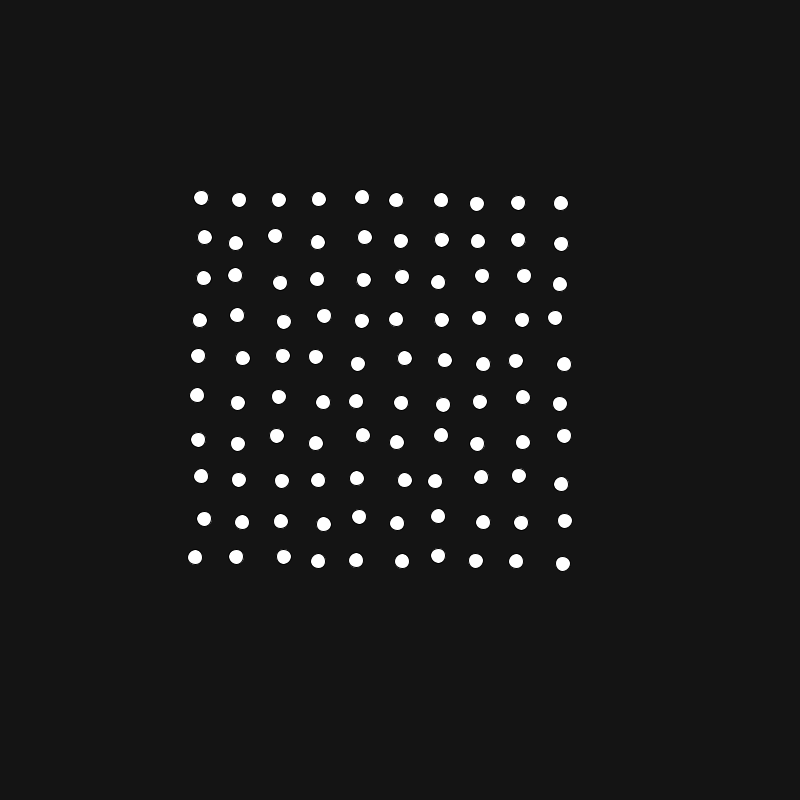
Frame 1 (no input)
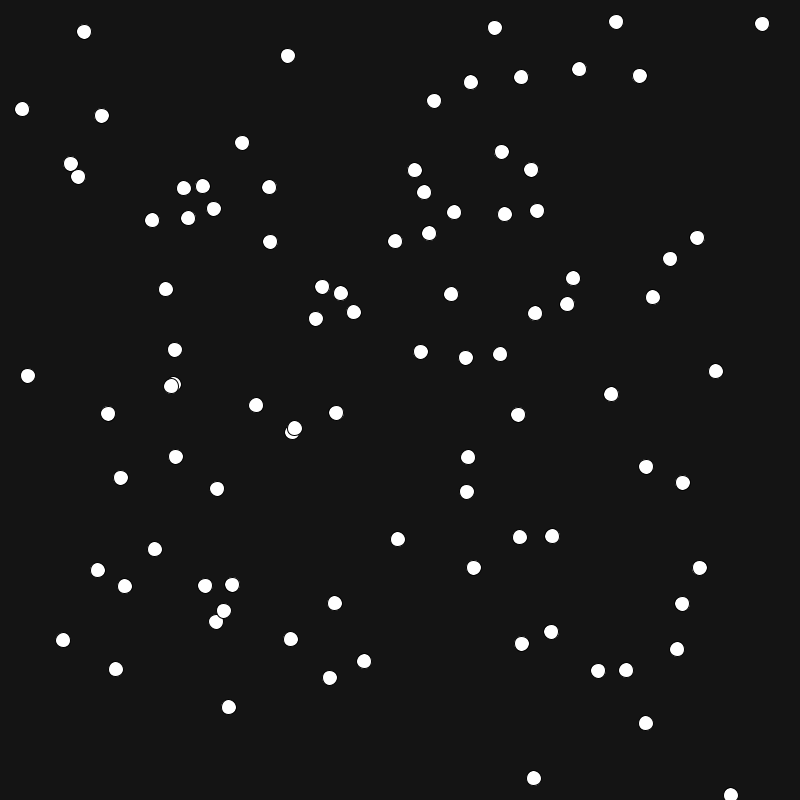
Frame 60 (the mouse pressed at the canvas centre just before this capture)
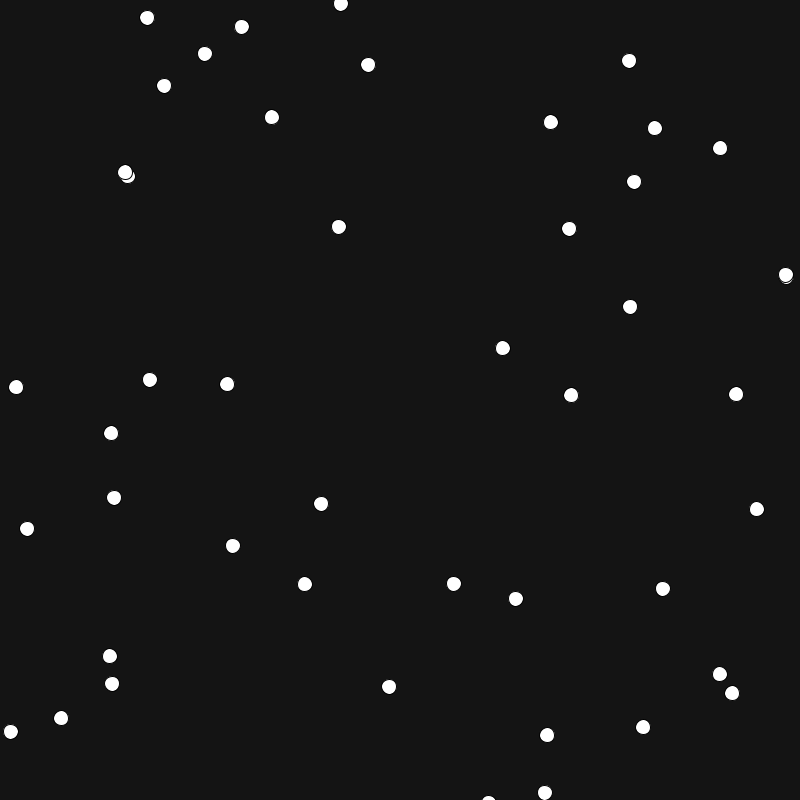
Frame 120 (the mouse held since frame 60 and released just before this capture)

The Processing sketch that drew these frames (run headless with seeded random() and noise(); from frame 60 on, the mouse is pressed at the canvas centre):

// Processing sketch: sketch_181010e
// ── sketch_181010e.pde
// Code 1 FA_18
// Bryan Ma

// 2d arrays part 4

// this sketch uses two 2d arrays - one to store x positions, and one to store y positions 
//  of ellipses being drawn to the screen. the only difference between using 2d arrays to store
//  these values is that it makes it easier for us to fill those values in a grid arrangement.

// add behavior to the ellipses so that they change positions every frame. 
// at minimum, try adapting the bouncing ball behavior to the ellipses. this will require two 
//  additional 2d arrays - one for x speed and one for y speed. see the example gif for a basic result.
// see the 1 dimensional array example from class in w06_00_ballArray for a reminder on bouncing ball behavior.

int gridW = 10;
int gridH = 10;
float[][] xPositions = new float[gridW][gridH];
float[][] yPositions = new float[gridW][gridH];
float[][] ySpeeds = new float [gridW][gridH];
float[][] xSpeeds = new float [gridW] [gridH];

void setup() {
  size(800, 800);
  //noStroke();

  for (int i = 0; i < gridW; i++) {
    for (int j = 0; j < gridH; j++) {
      xPositions[i][j] = map(i, 0, gridW, width/2 - 200, width/2 + 200);
      yPositions[i][j] = map(j, 0, gridH, height/2 - 200, height/2 + 200);
      xSpeeds[i][j] = random(-5, 5);
      ySpeeds[i][j] = random(-5, 5);
    }
  }
}

void draw() {
  background(20);
  for (int i = 0; i < gridW; i++) {
    for (int j = 0; j < gridH; j++) {
      float s = 15;
      xPositions[i][j] += xSpeeds[i][j];
      yPositions[i][j] += ySpeeds[i][j];
      
      ellipse(xPositions[i][j], yPositions[i][j], s, s);
    }
  }
}
